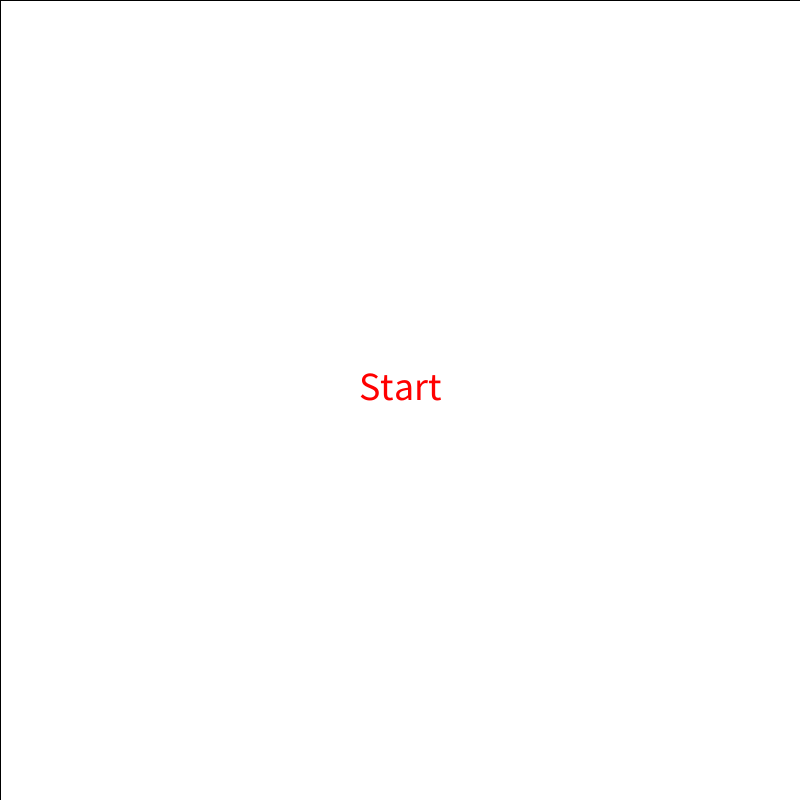
Frame 1 (no input)
Frame 60 (the mouse pressed at the canvas centre just before this capture): identical to frame 1, image omitted
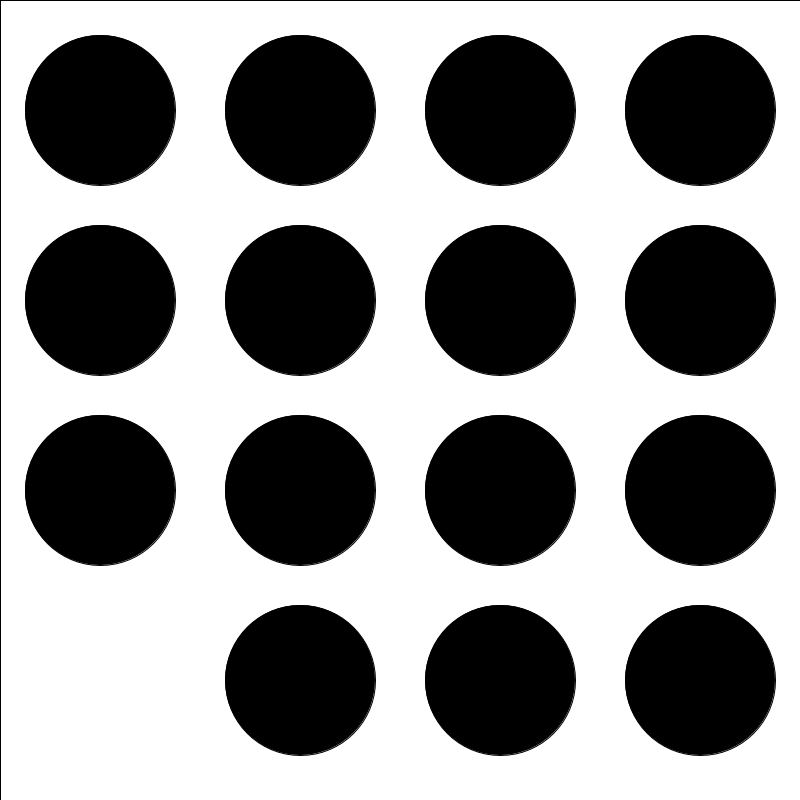
Frame 120 (the mouse held since frame 60 and released just before this capture)

The Processing sketch that drew these frames (run headless with seeded random() and noise(); from frame 60 on, the mouse is pressed at the canvas centre):

// Processing sketch: target_mk2
// ── target_mk2.pde
// David Dominguez -target mk 2 the point of the game is to make the circle clickable and between a gric of cicles. the clackabble circle will change red while the other circles will remain gray. if you click the red circle you gain one point and if you click on a grey circle you lose a life.
String gameState; 

//int number = 400;
//int number2 = int(random(1, 200));
float wamo =600;
//float x = 0;
//float y = 0;

void setup(){
  size(800, 800);
  gameState = "START";
  background (0);
  textSize(40);
  
}

void draw(){
  clearBackground();
  if (gameState == "START") {// a portion of this code was taken from https://www.youtube.com/watch?v=RSSI_Km5jIA, will be modified later
    startGame();
  } else if (gameState == "PLAY") {
    playGame();
  } else if (gameState == "WIN") {
    winGame();
  } else if (gameState == "LOSE") {
    loseGame();
  }
}
 
void startGame() {
  textAlign(CENTER);
  textSize(40);
  fill(255, 0, 0);
  text("Start", width/2, height/2);
  if (mousePressed == true) {
    gameState = "PLAY";
  }
}
void playGame() {
  
  fill(0);
  
  for(int i= 100; i<width;  i+=200){
    
   ellipse(i, 110, 150, 150);
  }
  
  for(int i= 100; i<width;  i+=200){
    
   ellipse(i, 300, 150, 150);
 }
  
  for(int i= 100; i<width;  i+=200){
    
   ellipse(i, 490, 150, 150);
  }
  for(int i= 300; i<width;  i+=200){
    
   ellipse(i, 680, 150, 150);
  }
    
}
  
  

void winGame() {
}
void loseGame() {
}


void clearBackground() {
  fill(255);
  rect(0, 0, width, height);
   
    
}



  
  
 // if(mouseX >= width/2){
  // fill(0); 
//} else if (mouseY >= height/2) {
 // fill(255, 0, 0);
//} else {
 // fill (255);

//ellipse(number, number, wamo, wamo);


//if (mousePressed == true) {
 //   fill(0);
 // } else {
  //  fill(255);
// }
 //ellipse(number, number, wamo -200, wamo -200);
 
 //fill(0);
 //ellipse(number, number, number2, number2);
  
 

 //ellipse(number, number, number, number);
 
  
  
  
